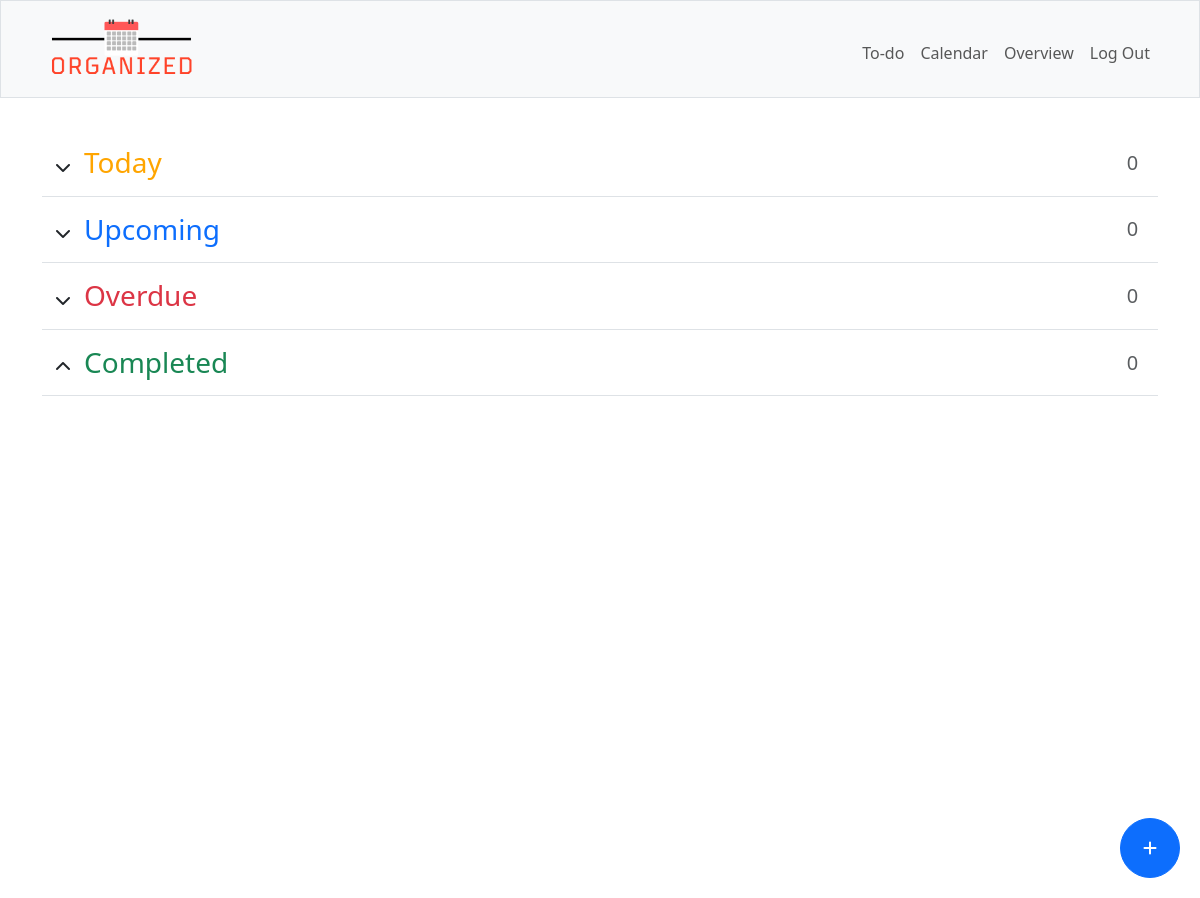
The page / (signed in) on the database as committed earlier.
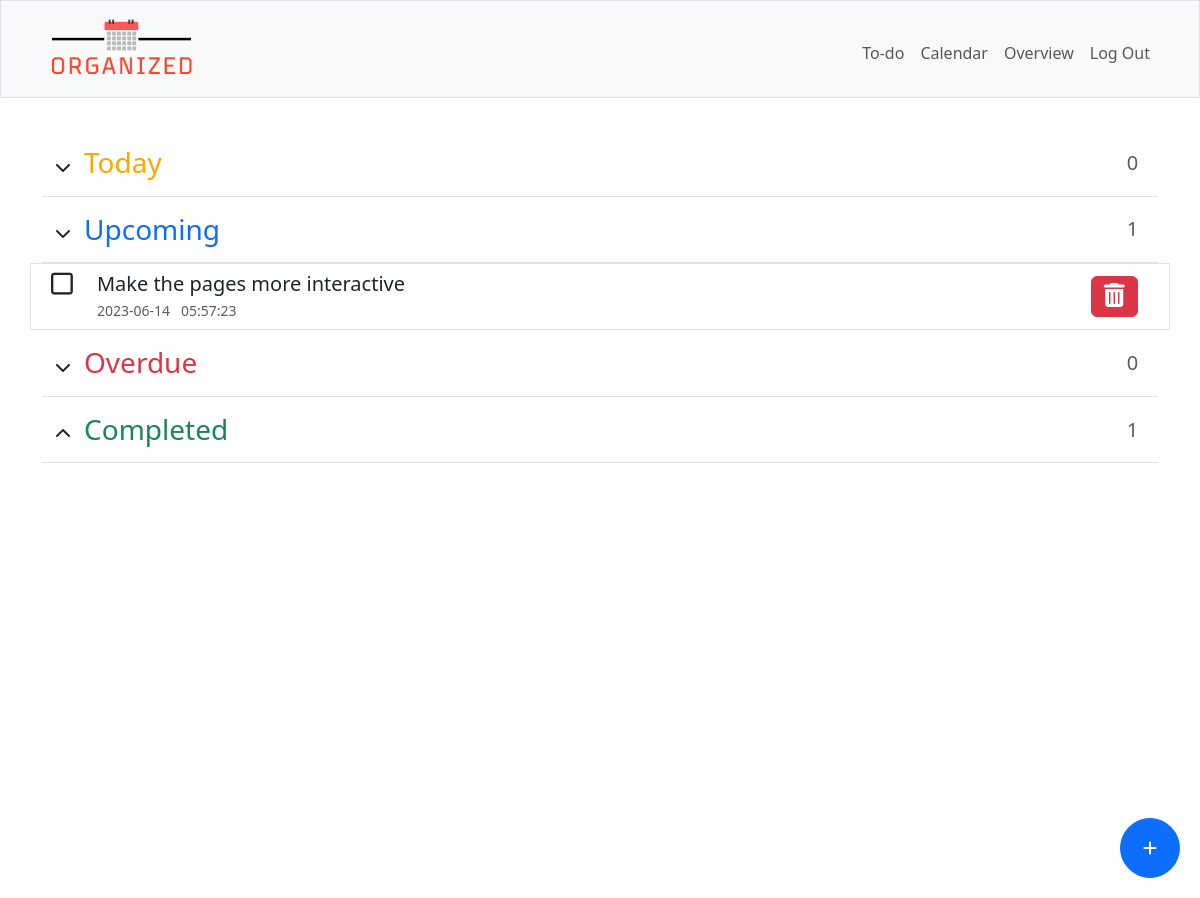
The same page on the database as committed later.
### tables this page shows
CREATE TABLE todo (
    id INTEGER PRIMARY KEY AUTOINCREMENT NOT NULL,
    user_id INTEGER NOT NULL,
    title TEXT NOT NULL,
    [description] TEXT,
    "due_date" DATE,
    "due_time" TIME,
    [class] TEXT,
    FOREIGN KEY(user_id) REFERENCES users(id)
);

### app.py (the view)
@app.route("/", methods=["GET", "POST"])
@login_required
def index():
    if request.method == "POST":
        if request.headers.get("X-Requested-With") == "XMLHttpRequest":
            items = db.execute("SELECT * FROM todo WHERE user_id = ? AND class != 'Completed'",
                               session["user_id"])
            for item in items:
                todo_class = checkDue(item["due_date"], item["due_time"])
                if item["class"] != todo_class:
                    db.execute("UPDATE todo SET class = ? WHERE user_id = ? AND id = ?",
                               todo_class, session["user_id"], item['id'])
            return jsonify(success=True)  # Return a JSON response indicating success
        if request.form.get("btn-identifier") == "addBtn":
            title = request.form.get("title")
            description = request.form.get("description")
            date = request.form.get("date")
            time = request.form.get("time")
            if date or time:
                if date and time:
                    todo_class = checkDue(date, time)
                    db.execute("INSERT INTO todo (user_id, title, description, due_date, due_time, class) VALUES (?, ?, ?, ?, ?, ?)",
                               session["user_id"], title, description, date, time, todo_class)
                if date and not time:
                    time = "23:59:59"
                    todo_class = checkDue(date, time)
                    db.execute("INSERT INTO todo (user_id, title, description, due_date, due_time, class) VALUES (?, ?, ?, ?, ?, ?)",
                               session["user_id"], title, description, date, time, todo_class)
                if time and not date:
                    db.execute("INSERT INTO todo (user_id, title, description, due_date, due_time, class) VALUES (?, ?, ?, ?, ?, 'Today')",
                               session["user_id"], title, description, current_date, time)
            else:
                db.execute("INSERT INTO todo (user_id, title, description, due_date, due_time, class) VALUES (?, ?, ?, ?, ?, 'Today')",
                           session["user_id"], title, description, date, time)
        if request.form.get("btn-identifier") == "deleteBtn":
            id = request.form.get("todo-id")
            item = db.execute("SELECT id FROM todo WHERE user_id = ? AND id = ?",
                              session["user_id"], id)
            db.execute("DELETE FROM todo WHERE id = ?", item[0]["id"])
        if request.form.get("btn-identifier") == "checkbox":
            id = request.form.get("todo-id")
            item = db.execute("SELECT * FROM todo WHERE user_id = ? AND id = ?",
                              session["user_id"], id)
            if item[0]["due_date"] or item[0]["due_time"]:
                if item[0]["class"] == "Completed":
                    todo_class = checkDue(item[0]["due_date"], item[0]["due_time"])
                    db.execute("UPDATE todo SET class = ? WHERE user_id = ? AND id = ?",
                               todo_class, session["user_id"], id)
                else:
                    db.execute("UPDATE todo SET class = 'Completed' WHERE user_id = ? AND id = ?",
                               session["user_id"], id)
            else:
                if item[0]['class'] == "Completed":
                    db.execute("UPDATE todo SET class = 'Today' WHERE user_id = ? AND id = ?",
                               session["user_id"], id)
                else:
                    db.execute("UPDATE todo SET class = 'Completed' WHERE user_id = ? AND id = ?",
                               session["user_id"], id)
        return redirect("/")
    else:
        items = db.execute("SELECT * FROM todo WHERE user_id = ? AND class != 'Completed'",
                           session["user_id"])
        for item in items:
            todo_class = checkDue(item["due_date"], item["due_time"])
            if item["class"] != todo_class:
                db.execute("UPDATE todo SET class = ? WHERE user_id = ? AND id = ?",
                           todo_class, session["user_id"], item["id"])
        todo = db.execute("""SELECT *,
                                (SELECT COUNT(*) FROM todo WHERE user_id = ? AND class = 'Overdue') AS overdue_count,
                                (SELECT COUNT(*) FROM todo WHERE user_id = ? AND class = 'Today') AS today_count,
                                (SELECT COUNT(*) FROM todo WHERE user_id = ? AND class = 'Upcoming') AS upcoming_count,
                                (SELECT COUNT(*) FROM todo WHERE user_id = ? AND class = 'Completed') AS completed_count
                             FROM todo WHERE user_id = ? ORDER BY due_date, due_time""",
                          session["user_id"], session["user_id"], session["user_id"], session["user_id"], session["user_id"])
        if todo:
            upcoming_count = todo[0]["upcoming_count"]
            today_count = todo[0]["today_count"]
            overdue_count = todo[0]["overdue_count"]
            completed_count = todo[0]["completed_count"]
        else:
            upcoming_count = 0
            today_count = 0
            overdue_count = 0
            completed_count = 0
        return render_template("index.html", todo=todo, today_count=today_count, upcoming_count=upcoming_count, overdue_count=overdue_count, completed_count=completed_count)

### app.py (called while the page is built)
@app.after_request
def after_request(response):
    response.headers["Cache-Control"] = "no-cache, no-store, must-revalidate"
    response.headers["Expires"] = 0
    response.headers["Pragma"] = "no-cache"
    return response

### helpers.py (called while the page is built)
def login_required(f):
    @wraps(f)
    def decorated_function(*args, **kwargs):
        if session.get("user_id") is None:
            return redirect("/login")
        return f(*args, **kwargs)
    return decorated_function

def checkDue(todo_date, todo_time):
    current_dt = datetime.now()
    current_date = current_dt.date()
    current_time = current_dt.time()
    if todo_date:
        due_dt_str = todo_date + ' ' + todo_time
        due_dt = datetime.strptime(due_dt_str, '%Y-%m-%d %H:%M:%S')
        due_date = datetime.strptime(todo_date, '%Y-%m-%d').date()
        if current_dt > due_dt:
            return "Overdue"
        else:
            if current_date == due_date:
                return "Today"
            else:
                return "Upcoming"
    elif todo_time:
        due_time = datetime.strptime(todo_time, '%H:%M:%S').time()
        if current_time > due_time:
            return "Overdue"
        else:
            return "Today"
    else:
        return "Today"

### templates/index.html (shortened to what this page needs)
{% extends "layout.html" %}
{% block main %}
   <div class="d-flex flex-column w-100 text-start">
        <button type="button" class="btn btn-primary fixedButton roundedFixedBtn" data-bs-toggle="modal" data-bs-target="#addTaskModal">
            <i class="fa-solid fa-plus"></i>
        </button>
        <div class="d-flex pb-2 mb-0 border-bottom">
            <button class="btn btnCollapse" type="button" data-bs-toggle="collapse" data-bs-target="#collapseToday" aria-expanded="false" aria-controls="collapseToday">
                <i class="fa-solid fa-chevron-down"></i>
            </button>
            <h3 class="col-sm-11" id="today-section">Today</h3>
            <p class="col text-muted text-center align-self-center fs-5 mb-0 pb-2">{{ today_count }}</p>
        </div>
        <div class="d-flex pb-2 mb-0 border-bottom">
            <button class="btn btnCollapse" type="button" data-bs-toggle="collapse" data-bs-target="#collapseUpcoming" aria-expanded="false" aria-controls="collapseUpcoming">
                <i class="fa-solid fa-chevron-down"></i>
            </button>
            <h3 class="col-sm-11 text-primary" id="upcoming-section">Upcoming</h3>
            <p class="col text-muted text-center align-self-center fs-5 mb-0 pb-2">{{ upcoming_count }}</p>
        </div>
        <ul class="collapse show" id="collapseUpcoming">
            {% for row in todo if row["class"] == "Upcoming" %}
            <li>
                <div class="row border p-2 item">
                    <form action="/" method="POST" class="col-1 box">
                        <button type="submit" class="btn iconBtn align-self-center" name="btn-identifier" value="checkbox">
                            <i class="fa-regular fa-square checkbox tick" id="{{ row['id'] }}"></i>
                        </button>
                    </form>
                    <div class="col-9 todo-item">
                        <h5 class="mb-1">{{ row["title"] }}</h5>
                        <p class="text-muted fs-7 m-0">{{ row["due_date"] }}&nbsp;&nbsp;&nbsp;{{ row["due_time"] }}</p>
                    </div>
                    <form action="/" method="POST" class="col-1 align-self-center d-flex justify-content-center ms-auto">
                        <button class="btn btn-danger" name="btn-identifier" value="deleteBtn" onclick="return confirm('Are you sure you want to delete this item?');"><i class="fa fa-trash"></i></button>
                    </form>
                </div>
            </li>
            {% endfor %}
        </ul>
        <div class="d-flex pb-2 mb-0 border-bottom">
            <button class="btn btnCollapse" type="button" data-bs-toggle="collapse" data-bs-target="#collapseOverdue" aria-expanded="false" aria-controls="collapseOverdue">
                <i class="fa-solid fa-chevron-down"></i>
            </button>
            <h3 class="col-sm-11 text-danger" id="overdue-section">Overdue</h3>
            <p class="col text-muted text-center align-self-center fs-5 mb-0 pb-2">{{ overdue_count }}</p>
        </div>
        <div class="d-flex pb-2 mb-0 border-bottom">
            <button class="btn btnCollapse" type="button" data-bs-toggle="collapse" data-bs-target="#collapseCompleted" aria-expanded="false" aria-controls="collapseCompleted">
                <i class="fa-solid fa-chevron-up"></i>
            </button>
            <h3 class="col-sm-11 text-success" id="completed-section">Completed</h3>
            <p class="col text-muted text-center align-self-center fs-5 mb-0 pb-2">{{ completed_count }}</p>
        </div>
   </div>
{% endblock %}

### templates/layout.html (shortened to what this page needs)
<!DOCTYPE html>
<html lang="en">
    <head>
        <link href="https://cdn.jsdelivr.net/npm/bootstrap@5.3.0-alpha3/dist/css/bootstrap.min.css" rel="stylesheet">
        <link href="/static/styles.css" rel="stylesheet">
    </head>
    <body>
        <nav class="bg-light border navbar navbar-expand-md navbar-light">
            <div class="container">
                <a class="navbar-brand" href="/"><img src="/static/images/organized-logo.png" alt="Logo" id="logo" height="70"></a>
                <div class="collapse navbar-collapse" id="navbar">
                    {% if session["user_id"] %}
                        <ul class="navbar-nav ms-auto mt-2">
                            <li class="nav-item"><a class="nav-link" href="/">To-do</a></li>
                            <li class="nav-item"><a class="nav-link" href="/calendar">Calendar</a></li>
                            <li class="nav-item"><a class="nav-link" href="/overview">Overview</a></li>
                            <li class="nav-item"><a class="nav-link" href="/logout">Log Out</a></li>
                        </ul>
                    {% else %}
                        <ul class="navbar-nav ms-auto mt-2">
                            <li class="nav-item"><a class="nav-link" href="/login">Log In</a></li>
                            <li class="nav-item"><a class="nav-link" href="/signup">Sign up</a></li>
                        </ul>
                    {% endif %}
                </div>
            </div>
        </nav>
        <main class="min-vh-100">
            <div class="container py-5 text-center">
                {% block main %}{% endblock %}
             </div>
        </main>
    </body>
</html>

### static/styles.css (style rules this page uses)
#today-section { color: orange; }
.fa-trash { font-size: 24px; }
a { text-decoration: none; }
ul, li { list-style: none; padding: 0; }
.fixedButton { position: fixed; bottom: 20px; right: 20px; }
.roundedFixedBtn { height: 60px; width: 60px; border-radius: 50%; color: white; text-align: center; cursor: pointer; }
.checkbox { display: flex; width: auto; height: auto; font-size: 25px; text-align: center; align-items: center; cursor: pointer; }
.box { display: inline-flex; width: auto; height: auto; padding-bottom: 1.5rem!important; justify-content: center; }
.iconBtn { padding: 0; background: none; border: none; width: fit-content; height: fit-content; }
form.box button { box-shadow: none!important; outline: none!important; }
.fs-7 { font-size: 14px!important; }

Rows that differ between the two databases and show on the page:
added todo: title "Make the pages more interactive", due_date "2023-06-14", due_time "05:57:23"
Other text that changed with them:
{{ upcoming_count }}: "0" → "1"
{{ completed_count }}: "0" → "1"
